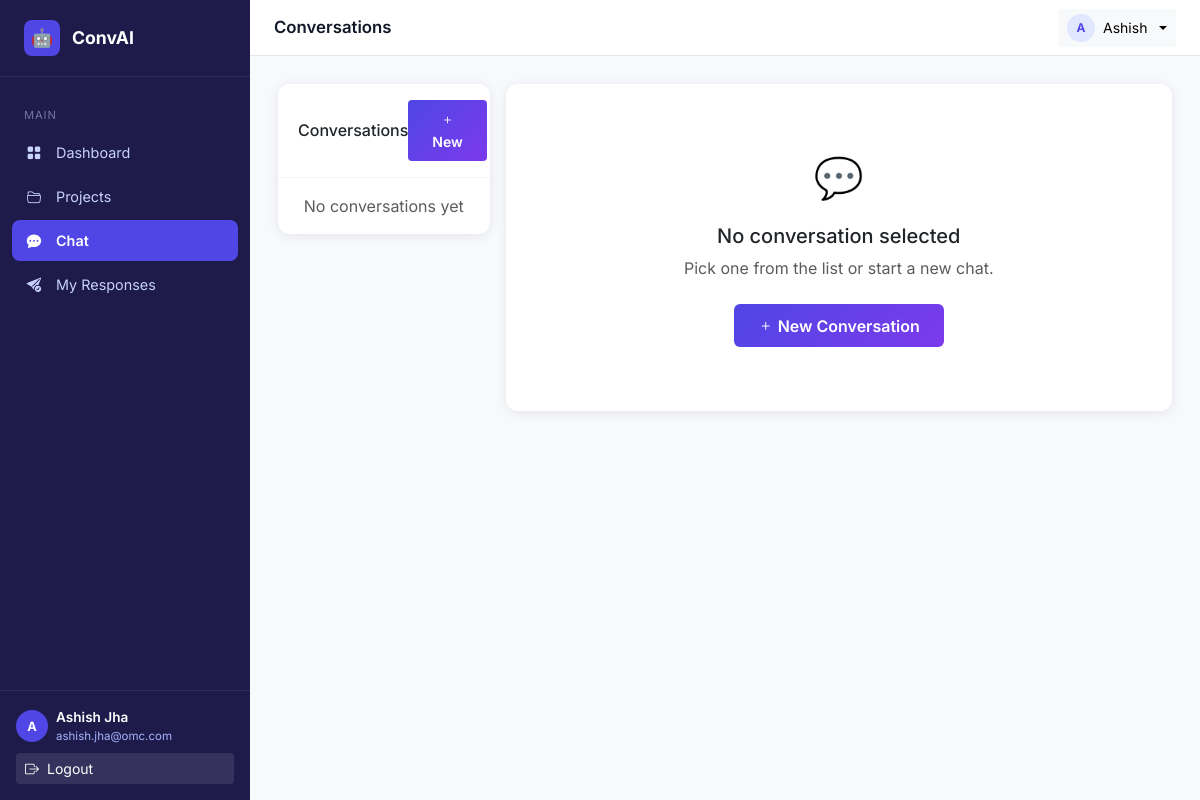
/chat/ (signed in), run on an earlier commit of the app's database.
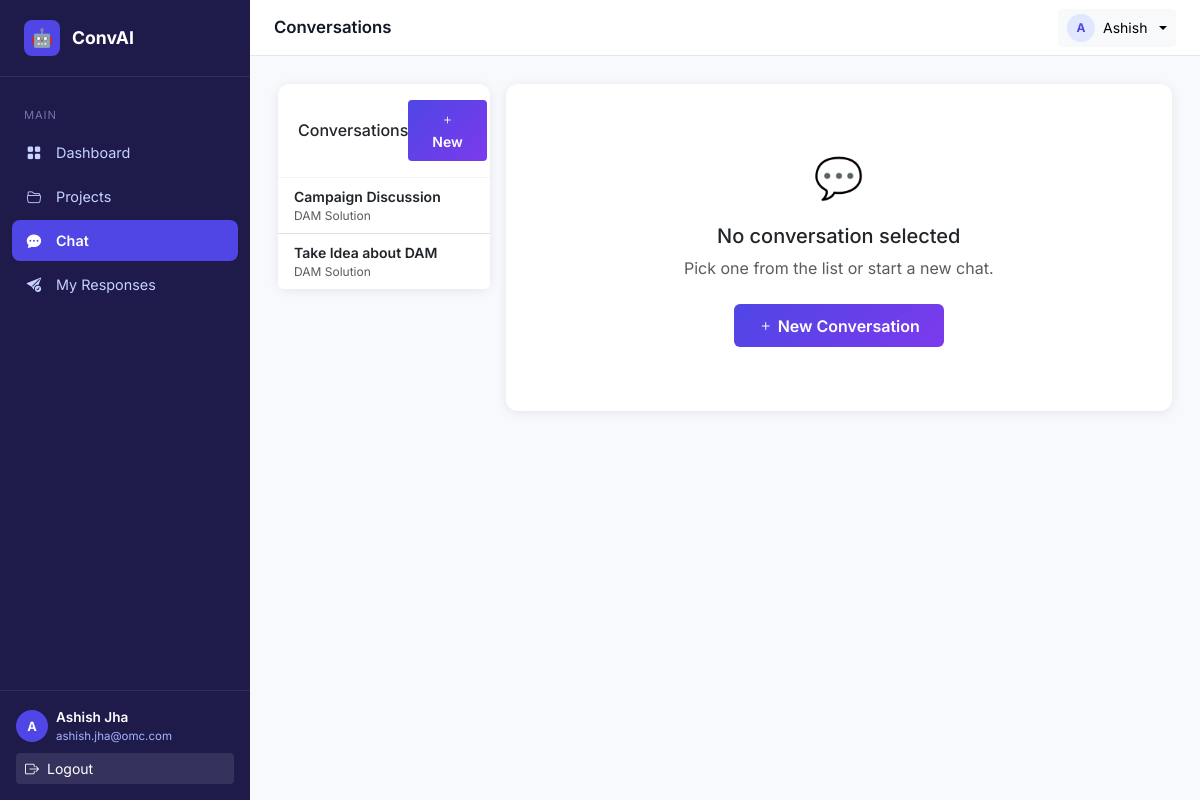
And on a later commit of the database.
### apps/conversations/models.py (models this page shows, shortened)
class Conversation(models.Model):
    user = models.ForeignKey(User, on_delete=models.CASCADE, related_name='conversations')
    project = models.ForeignKey(Project, on_delete=models.CASCADE, related_name='conversations')
    title = models.CharField(max_length=255, blank=True, null=True)
    summary = models.TextField(blank=True, null=True)
    langchain_memory_key = models.CharField(max_length=255, blank=True, null=True, help_text="LangChain memory identifier")
    is_active = models.BooleanField(default=True)
    created_at = models.DateTimeField(auto_now_add=True)
    updated_at = models.DateTimeField(auto_now=True)
    class Meta:
        db_table = 'conversation'
        verbose_name = 'Conversation'
        verbose_name_plural = 'Conversations'
        ordering = ['-updated_at']

### apps/projects/models.py (models this page shows, shortened)
class Project(models.Model):
    owner = models.ForeignKey(User, on_delete=models.CASCADE, related_name='owned_projects')
    name = models.CharField(max_length=255)
    description = models.TextField(blank=True, null=True)
    is_active = models.BooleanField(default=True)
    created_at = models.DateTimeField(auto_now_add=True)
    updated_at = models.DateTimeField(auto_now=True)
    class Meta:
        db_table = 'project'
        verbose_name = 'Project'
        verbose_name_plural = 'Projects'
        ordering = ['-created_at']

### apps/frontend/views.py (the view)
    def wrapper(request, *args, **kwargs):
        if not request.user.is_authenticated:
            return redirect('frontend:login')
        return view_func(request, *args, **kwargs)

### apps/frontend/views.py (called while the page is built)
def login_required_decorator(view_func):
    def wrapper(request, *args, **kwargs):
        if not request.user.is_authenticated:
            return redirect('frontend:login')
        return view_func(request, *args, **kwargs)
    return wrapper

@login_required_decorator
def user_chat(request, conversation_id=None):
    if conversation_id:
        conversation = get_object_or_404(Conversation, id=conversation_id, user=request.user)
        messages = Message.objects.filter(conversation=conversation).order_by('timestamp')
    else:
        conversation = None
        messages = []
    user_conversations = Conversation.objects.filter(user=request.user).select_related('project').order_by('-updated_at')
    user_projects = Project.objects.filter(members__user=request.user, is_active=True)
    context = {
        'conversation': conversation,
        'messages': messages,
        'conversations': user_conversations,
        'user_projects': user_projects,
    }
    return render(request, 'user/chat.html', context)

### templates/user/chat.html (shortened to what this page needs)
{% extends "base.html" %}
{% block page_title %}Conversations{% endblock %}
{% block nav_chat %}active{% endblock %}
{% block content %}
<div class="row h-100 g-3">
  <div class="col-md-3">
    <div class="card">
      <div class="card-header d-flex justify-content-between align-items-center">
        <h6 class="mb-0">Conversations</h6>
        <button class="btn btn-sm btn-primary" data-bs-toggle="modal" data-bs-target="#newChatModal">
          <i class="bi bi-plus"></i> New
        </button>
      </div>
      <div class="list-group list-group-flush">
        {% for conv in conversations %}
        <a href="{% url 'frontend:user_chat_conversation' conv.id %}"
           class="list-group-item list-group-item-action {% if conversation.id == conv.id %}active{% endif %}">
          <div class="fw-semibold small">{{ conv.title|default:"Chat" }}</div>
          <div class="text-muted" style="font-size: 0.75rem;">{{ conv.project.name }}</div>
        </a>
        {% empty %}
        <div class="p-3 text-center text-muted">No conversations yet</div>
        {% endfor %}
      </div>
    </div>
  </div>
  <div class="col-md-9">
    {% if conversation %}
    <div class="card h-100 d-flex flex-column">
      <div class="card-header">
        <h6 class="mb-0">{{ conversation.title|default:"Untitled" }}</h6>
        <small class="text-muted">{{ conversation.project.name }}</small>
      </div>
      <div class="card-body" id="messages-list" style="overflow-y: auto; flex: 1;">
        {% for message in messages %}
        <div class="mb-3">
          <div class="fw-semibold small mb-1">
            {% if message.role == 'user' %}👤 You{% else %}🤖 MRM GENI{% endif %}
          </div>
          <div class="msg-bubble {% if message.role == 'user' %}msg-user{% else %}msg-bot{% endif %}"
               {% if message.role != 'user' %}data-markdown="true"{% endif %}>
            {% if message.role == 'user' %}<pre class="user-text">{{ message.content }}</pre>
            {% else %}{{ message.content }}{% endif %}
          </div>
          <small class="text-muted">{{ message.timestamp|date:"h:i A" }}</small>
        </div>
        {% empty %}
        <div class="text-center text-muted py-5" id="empty-hint">
          No messages yet. Start typing to begin!
        </div>
        {% endfor %}
      </div>
      <div class="card-footer bg-white">
        <div class="input-group gap-2">
          <textarea id="msg-input" class="form-control" rows="1"
            placeholder="Type your message… (Enter to send, Shift+Enter for new line)"
            autocomplete="off"></textarea>
          <button id="send-btn" class="btn btn-primary px-3" type="button">
            <i class="bi bi-send-fill"></i>
          </button>
        </div>
        <div class="text-muted mt-1" style="font-size: 0.72rem;">
          <i class="bi bi-info-circle"></i> Enter to send &nbsp;·&nbsp; Shift+Enter for a new line
        </div>
      </div>
    </div>
    {% else %}
    <div class="card text-center py-5">
      <div class="card-body">
        <div style="font-size: 2.5rem; margin-bottom: 1rem;">💬</div>
        <h5>No conversation selected</h5>
        <p class="text-muted">Pick one from the list or start a new chat.</p>
        <button class="btn btn-primary mt-2" data-bs-toggle="modal" data-bs-target="#newChatModal">
          <i class="bi bi-plus me-1"></i>New Conversation
        </button>
      </div>
    </div>
    {% endif %}
  </div>
</div>
{% endblock %}

What changed in the data, as far as the page shows it:
added Conversation: title "Campaign Discussion", project.name "DAM Solution"
added Conversation: title "Take Idea about DAM", project.name "DAM Solution"
Also different on the page:
text no longer shown: "No conversations yet"
